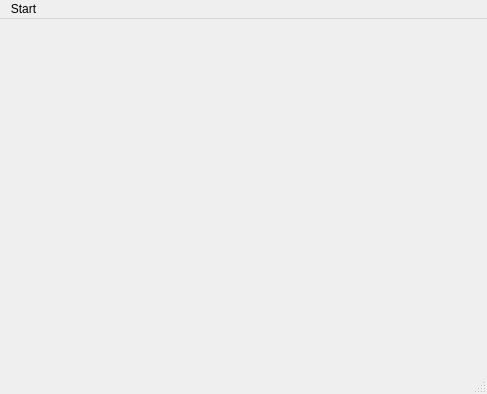
<?xml version="1.0" encoding="UTF-8"?>
<ui version="4.0">
 <class>MainScene</class>
 <widget class="QMainWindow" name="MainScene">
  <property name="geometry">
   <rect>
    <x>0</x>
    <y>0</y>
    <width>487</width>
    <height>394</height>
   </rect>
  </property>
  <property name="windowTitle">
   <string>MainScene</string>
  </property>
  <widget class="QWidget" name="centralwidget"/>
  <widget class="QMenuBar" name="menubar">
   <property name="geometry">
    <rect>
     <x>0</x>
     <y>0</y>
     <width>487</width>
     <height>21</height>
    </rect>
   </property>
   <widget class="QMenu" name="menuStart">
    <property name="title">
     <string>Start</string>
    </property>
    <addaction name="actionQuit"/>
   </widget>
   <addaction name="menuStart"/>
  </widget>
  <widget class="QStatusBar" name="statusbar"/>
  <action name="actionQuit">
   <property name="text">
    <string>Exit</string>
   </property>
  </action>
 </widget>
 <resources/>
 <connections/>
</ui>
